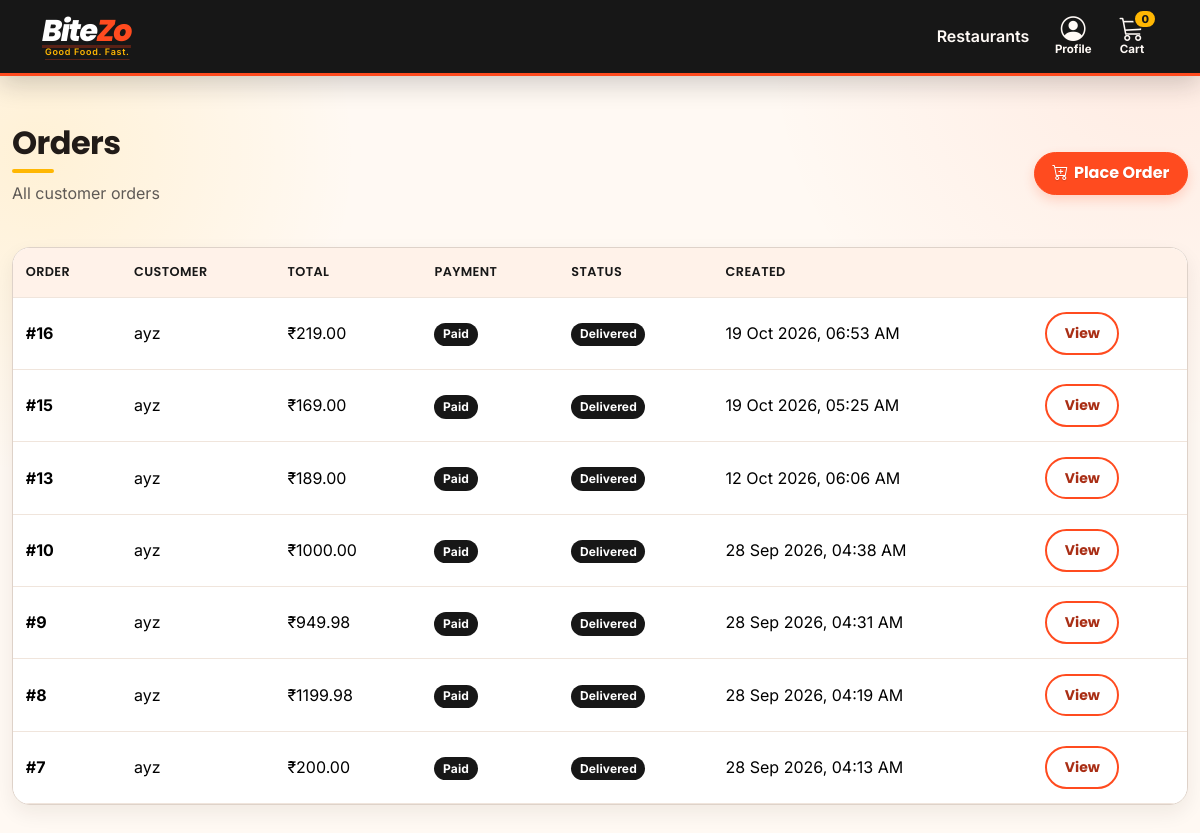
/orders/ (signed in), run on an earlier commit of the app's database.
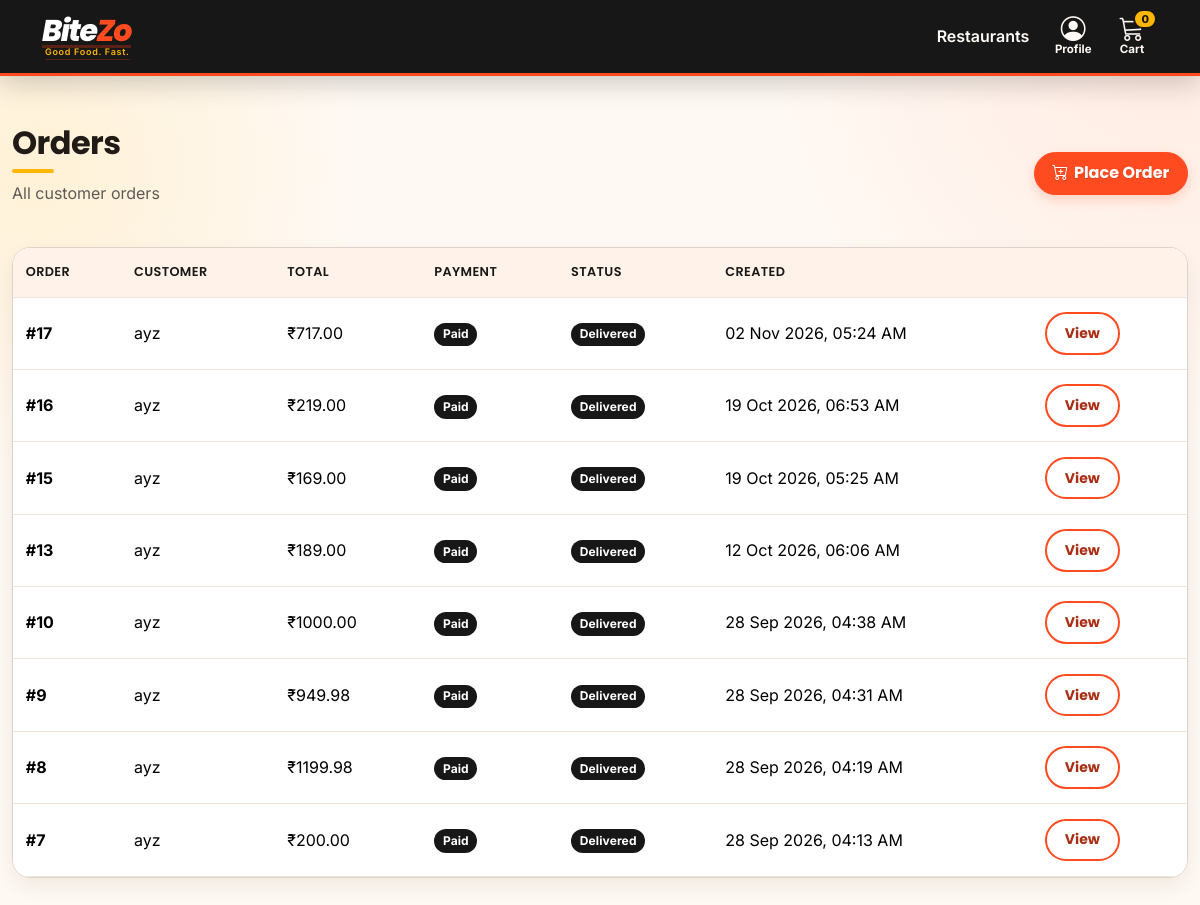
And on a later commit of the database.
### orders/models.py (models this page shows, shortened)
class Order(models.Model):
    customer = models.ForeignKey(
        User,
        on_delete=models.CASCADE
    )
    delivery_address = models.ForeignKey(
        "customers.DeliveryAddress",
        on_delete=models.SET_NULL,
        null=True,
        blank=True,
        related_name="orders",
    )
    delivery_fee = models.DecimalField(
        max_digits=10,
        decimal_places=2,
        default=0,
    )
    delivery_address_snapshot = models.TextField(blank=True)
    created_at = models.DateTimeField(
        auto_now_add=True
    )
    payment_successful = models.BooleanField(
        default=True
    )
    @property
    def items_total(self):
        total = 0
        for item in self.items.all():
            total += item.subtotal
        return total
    @property
    def total_price(self):
        return self.items_total + self.delivery_fee
    @property
    def delivery_status(self):
        elapsed_seconds = (
            timezone.now() - self.created_at
        ).total_seconds()
        elapsed_minutes = elapsed_seconds / 60
        if elapsed_minutes < 5:
            return "Order Placed"
        elif elapsed_minutes < 10:
            return "Confirmed"
        elif elapsed_minutes < 15:
            return "Preparing"
        elif elapsed_minutes < 20:
            return "Picked Up"
        elif elapsed_minutes < 30:
            return "Out for Delivery"
        else:
            return "Delivered"

class OrderItem(models.Model):
    order = models.ForeignKey(
        Order,
        on_delete=models.CASCADE,
        related_name="items"
    )
    product = models.ForeignKey(
        Product,
        on_delete=models.PROTECT
    )
    unit_price = models.DecimalField(
        max_digits=10,
        decimal_places=2,
        default=0,
    )
    quantity = models.PositiveIntegerField(
        default=1
    )
    @property
    def subtotal(self):
        return self.unit_price * self.quantity

### orders/views.py (the view)
@login_required
def order_list(request):
    if request.user.is_superuser:
        orders = Order.objects.all().order_by("-created_at")
    else:
        orders = Order.objects.filter(customer=request.user).order_by("-created_at")
    return render(
        request,
        "orders/order_list.html",
        {
            "orders": orders
        }
    )

### templates/orders/order_list.html (shortened to what this page needs)
{% extends "base.html" %}
{% block content %}
<div class="d-flex justify-content-between align-items-center mb-4">
    <div>
        <h2 class="page-title">
            Orders
        </h2>
        <p class="text-muted">
            All customer orders
        </p>
    </div>
    <a href="{% url 'cart_detail' %}"
       class="btn btn-danger">
        <i class="bi bi-cart-plus"></i>
        Place Order
    </a>
</div>
<div class="card shadow-sm border-0">
<div class="table-responsive">
<table class="table table-hover align-middle mb-0">
<thead class="table-light">
<tr>
    <th>Order</th>
    <th>Customer</th>
    <th>Total</th>
    <th>Payment</th>
    <th>Status</th>
    <th>Created</th>
    <th></th>
</tr>
</thead>
<tbody>
{% for order in orders %}
<tr>
    <td>
        <strong>
            #{{ order.id }}
        </strong>
    </td>
    <td>
        {{ order.customer.username }}
    </td>
    <td>
        ₹{{ order.total_price }}
    </td>
    <td>
        {% if order.payment_successful %}
        <span class="badge bg-success">
            Paid
        </span>
        {% else %}
        <span class="badge bg-danger">
            Failed
        </span>
        {% endif %}
    </td>
    <td>
        {% if order.delivery_status == "Delivered" %}
        <span class="badge bg-success">
            {{ order.delivery_status }}
        </span>
        {% else %}
        <span class="badge bg-warning text-dark">
            {{ order.delivery_status }}
        </span>
        {% endif %}
    </td>
    <td>
        {{ order.created_at|date:"d M Y, h:i A" }}
    </td>
    <td>
        <a href="{% url 'order_detail' order.id %}"
           class="btn btn-sm btn-outline-danger">
            View
        </a>
    </td>
</tr>
{% endfor %}
</tbody>
</table>
</div>
</div>
{% endblock %}

What changed in the data, as far as the page shows it:
added Order: id "17", customer.username "ayz", total_price "717.00", payment_successful "Paid", delivery_status "Delivered", created_at "02 Nov 2026, 05:24 AM"
